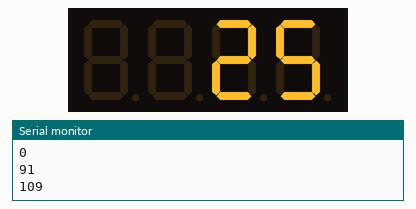
This sketch was run on a simulated Arduino Uno, built with avr-gcc and run on an emulated ATmega328P. Parts: 4-digit seven-segment display, the last lines printed to the serial monitor.

Above: at 0.1 s.
At 4.3 s:
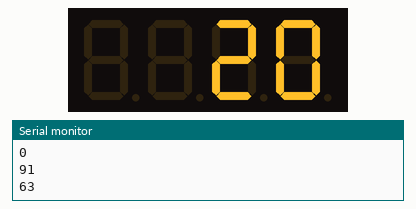
At 8.4 s:
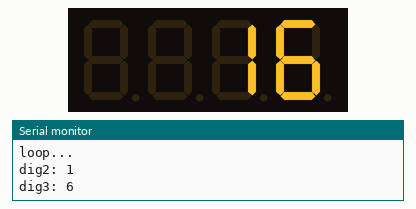
At 16.8 s:
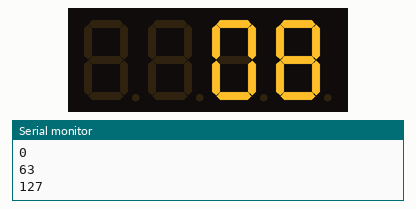
At 25.1 s:
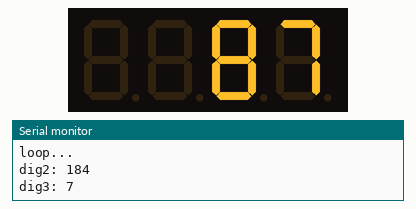
At 34.5 s:
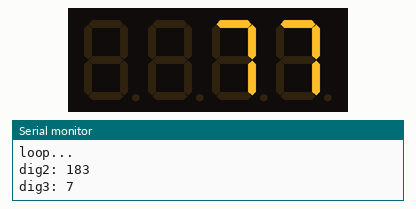

Measured:
- what the display in image 1 shows lasts 1.1 s, from 4.2 s to 5.3 s

The sketch:

schlock.ino
```cpp
#include <Arduino.h>
#include <TM1637Display.h>

#define CLK 2
#define DIO 3

uint8_t data[] = {0, 0, 0, 0};
const uint8_t blank[] = {0x00, 0x00, 0x00, 0x00};
unsigned long loopStartTime;
unsigned long gameStartTime;
unsigned long endTime;
unsigned long delayTime;
unsigned long gameTime = 25000;
unsigned long timeIncrement = 1000;

TM1637Display display(CLK, DIO);

void setup() {
    turnOffAll();
    Serial.begin(9600);
    Serial.println("starting up...");
    display.setBrightness(0x0f);
    beginGame(gameTime);
}

void loop() {
    initLoop();

    millisToDisplay(loopStartTime - gameStartTime);
    displayData();

    endLoop();
}

void initLoop() {
    loopStartTime = millis();
    Serial.println("loop...");
}

void endLoop() {
    for (size_t i = 0; i < 4; i++) {
        Serial.println(data[i]);
    }
    delayTime = millis() - loopStartTime + timeIncrement;
    delay(delayTime);
}

void beginGame(unsigned long length) {
    gameStartTime = millis();
    endTime = gameStartTime + length;
}

void displayData() {
    display.setSegments(data);
}

void turnOffAll() {
    display.setSegments(blank);
}

void millisToDisplay(unsigned long elapsedTime) {
    unsigned long remainingTime = (gameTime - elapsedTime) / 1000;
    uint8_t dig2 = remainingTime / 10;
    uint8_t dig3 = remainingTime - (dig2 * 10);
    Serial.print("dig2: ");
    Serial.println(dig2);
    Serial.print("dig3: ");
    Serial.println(dig3);
    data[2] = display.encodeDigit(dig2);
    data[3] = display.encodeDigit(dig3);
}
```
